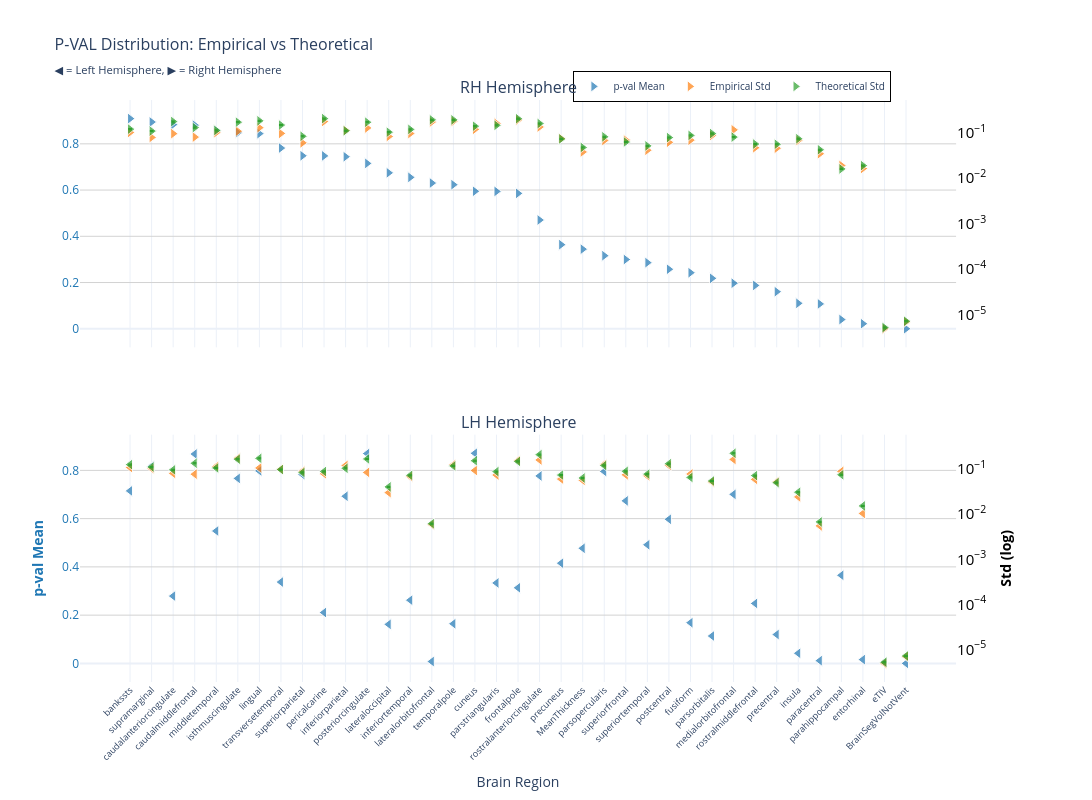
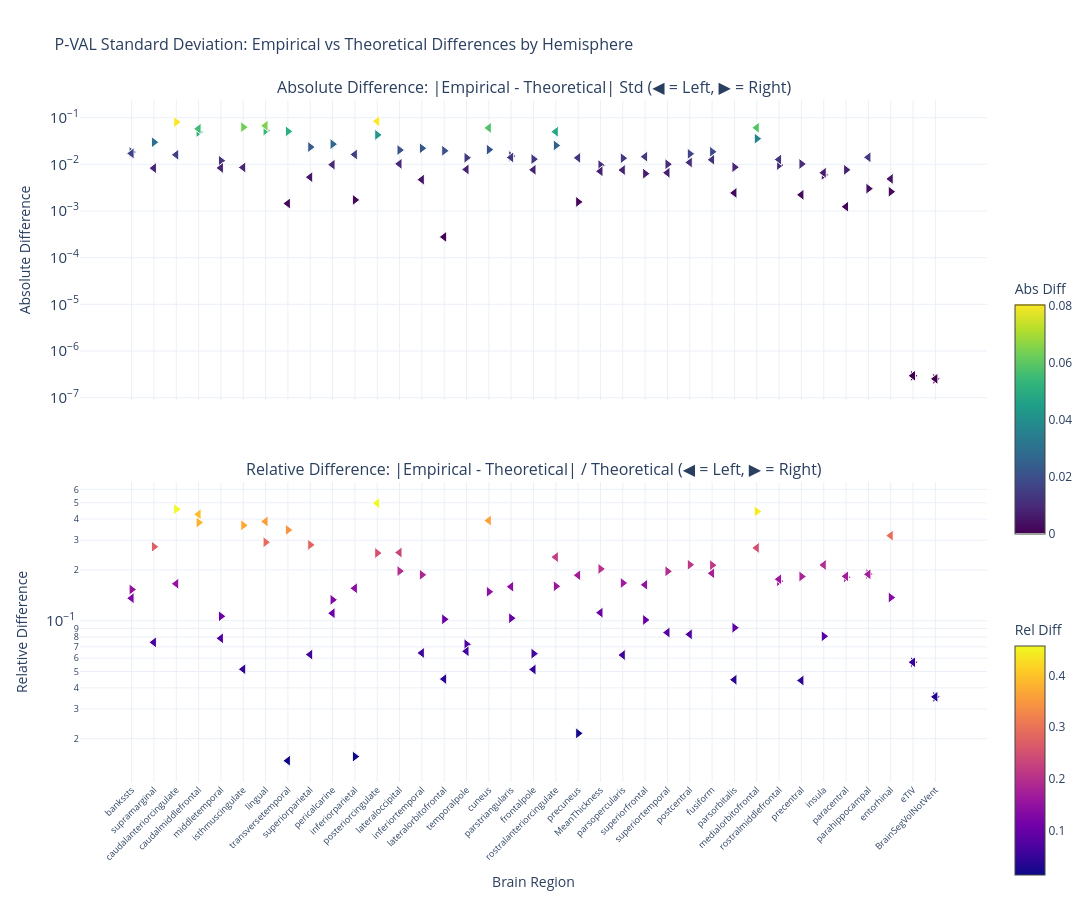

The notebook cell these images were saved under, in order:
### Markdown cell above
### p-value

### Code cell
nu_nav = df_npvr[(df_npvr["timepoint"] == "baseline") & (df_npvr["group"] == "HC-PD")]
data_path = stats_dir / f"student_baseline_{METRIC}.parquet"
df, stats = get_test_stats(
    data_path, stat_functions_F, nu_nav, hemisphere=True, study="baseline",
    raw_values=True,
)
show_figure(stats, hemisphere=True, stat_name="p-val", study="baseline", metric=METRIC)

### Figure 1 — Plotly figure (JSON) as saved in the notebook; plotly's stock layout.template omitted (floating-point values rounded to 4 significant figures)
{"data": [{"hovertemplate": "<b>%{x}</b><br>Mean p-val: %{y:.2f}<br><extra></extra>", "legendgroup": "mean", "marker": {"color": "#1f77b4", "line": {"color": "white", "width": 1}, "opacity": 0.7, "size": 10, "symbol": "triangle-right"}, "mode": "markers", "name": "p-val Mean", "showlegend": true, "type": "scatter", "x": ["bankssts", "supramarginal", "caudalanteriorcingulate", "caudalmiddlefrontal", "middletemporal", "isthmuscingulate", "lingual", "transversetemporal", "superiorparietal", "pericalcarine", "inferiorparietal", "posteriorcingulate", "lateraloccipital", "inferiortemporal", "lateralorbitofrontal", "temporalpole", "cuneus", "parstriangularis", "frontalpole", "rostralanteriorcingulate", "precuneus", "MeanThickness", "parsopercularis", "superiorfrontal", "superiortemporal", "postcentral", "fusiform", "parsorbitalis", "medialorbitofrontal", "rostralmiddlefrontal", "precentral", "insula", "paracentral", "parahippocampal", "entorhinal", "eTIV", "BrainSegVolNotVent"], "xaxis": "x", "y": [0.9091, 0.8944, 0.8833, 0.8809, 0.8564, 0.848, 0.8442, 0.7817, 0.7484, 0.7479, 0.7442, 0.7154, 0.6745, 0.6549, 0.6303, 0.6233, 0.5947, 0.5942, 0.5856, 0.4704, 0.3637, 0.3444, 0.3161, 0.2996, 0.286, 0.2574, 0.2425, 0.2182, 0.1969, 0.1875, 0.1604, 0.1101, 0.1075, 0.03978, 0.02185, 0.002409, 7.135e-05], "yaxis": "y"}, {"hovertemplate": "<b>%{x}</b><br>Empirical Std: %{y:.3f}<br><extra></extra>", "legendgroup": "empirical", "marker": {"color": "#ff7f0e", "line": {"color": "white", "width": 1}, "opacity": 0.7, "size": 10, "symbol": "triangle-right"}, "mode": "markers", "name": "Empirical Std", "showlegend": true, "type": "scatter", "x": ["bankssts", "supramarginal", "caudalanteriorcingulate", "caudalmiddlefrontal", "middletemporal", "isthmuscingulate", "lingual", "transversetemporal", "superiorparietal", "pericalcarine", "inferiorparietal", "posteriorcingulate", "lateraloccipital", "inferiortemporal", "lateralorbitofrontal", "temporalpole", "cuneus", "parstriangularis", "frontalpole", "rostralanteriorcingulate", "precuneus", "MeanThickness", "parsopercularis", "superiorfrontal", "superiortemporal", "postcentral", "fusiform", "parsorbitalis", "medialorbitofrontal", "rostralmiddlefrontal", "precentral", "insula", "paracentral", "parahippocampal", "entorhinal", "eTIV", "BrainSegVolNotVent"], "xaxis": "x", "y": [0.1014, 0.07874, 0.09528, 0.07998, 0.1005, 0.1077, 0.129, 0.09645, 0.05991, 0.1768, 0.1122, 0.1271, 0.08259, 0.09599, 0.1721, 0.1774, 0.1184, 0.1602, 0.1898, 0.1336, 0.07449, 0.03776, 0.06754, 0.06879, 0.04121, 0.06144, 0.06859, 0.08703, 0.1154, 0.04666, 0.04556, 0.06766, 0.0345, 0.019, 0.01632, 4.907e-06, 6.924e-06], "yaxis": "y2"}, {"error_y": {"array": [0.003356, 0.00304, 0.004924, 0.003624, 0.003151, 0.004772, 0.005103, 0.004126, 0.002336, 0.005713, 0.003096, 0.00476, 0.00288, 0.003308, 0.005368, 0.00536, 0.003897, 0.004067, 0.005681, 0.004455, 0.002043, 0.001327, 0.002272, 0.00175, 0.001437, 0.002192, 0.002443, 0.002682, 0.00224, 0.001578, 0.001562, 0.002062, 0.00118, 0.0004477, 0.0005299, 1.457e-07, 2.011e-07], "arrayminus": [0.003263, 0.002956, 0.004787, 0.003523, 0.003063, 0.00464, 0.004962, 0.004012, 0.002271, 0.005555, 0.00301, 0.004628, 0.002801, 0.003216, 0.00522, 0.005211, 0.003789, 0.003954, 0.005524, 0.004331, 0.001986, 0.00129, 0.002209, 0.001702, 0.001397, 0.002131, 0.002375, 0.002608, 0.002178, 0.001534, 0.001519, 0.002005, 0.001147, 0.0004353, 0.0005152, 1.417e-07, 1.955e-07], "color": "#2ca02c", "thickness": 1, "type": "data", "visible": true, "width": 2}, "hovertemplate": "<b>%{x}</b><br>Theoretical Std: %{y:.3f}<br><extra></extra>", "legendgroup": "theoretical", "marker": {"color": "#2ca02c", "line": {"color": "white", "width": 1}, "opacity": 0.7, "size": 10, "symbol": "triangle-right"}, "mode": "markers", "name": "Theoretical Std", "showlegend": true, "type": "scatter", "x": ["bankssts", "supramarginal", "caudalanteriorcingulate", "caudalmiddlefrontal", "middletemporal", "isthmuscingulate", "lingual", "transversetemporal", "superiorparietal", "pericalcarine", "inferiorparietal", "posteriorcingulate", "lateraloccipital", "inferiortemporal", "lateralorbitofrontal", "temporalpole", "cuneus", "parstriangularis", "frontalpole", "rostralanteriorcingulate", "precuneus", "MeanThickness", "parsopercularis", "superiorfrontal", "superiortemporal", "postcentral", "fusiform", "parsorbitalis", "medialorbitofrontal", "rostralmiddlefrontal", "precentral", "insula", "paracentral", "parahippocampal", "entorhinal", "eTIV", "BrainSegVolNotVent"], "xaxis": "x", "y": [0.1198, 0.1085, 0.1757, 0.1293, 0.1125, 0.1703, 0.1821, 0.1473, 0.08336, 0.2039, 0.1105, 0.1699, 0.1028, 0.1181, 0.1916, 0.1913, 0.1391, 0.1451, 0.2028, 0.159, 0.07292, 0.04736, 0.08111, 0.06248, 0.05127, 0.07822, 0.0872, 0.09573, 0.07993, 0.05632, 0.05575, 0.07361, 0.04212, 0.01598, 0.01891, 5.202e-06, 7.178e-06], "yaxis": "y2"}, {"hovertemplate": "<b>%{x}</b><br>Mean p-val: %{y:.2f}<br><extra></extra>", "legendgroup": "mean", "marker": {"color": "#1f77b4", "line": {"color": "white", "width": 1}, "opacity": 0.7, "size": 10, "symbol": "triangle-left"}, "mode": "markers", "name": "p-val Mean", "showlegend": false, "type": "scatter", "x": ["cuneus", "posteriorcingulate", "caudalmiddlefrontal", "supramarginal", "lingual", "parsopercularis", "superiorparietal", "rostralanteriorcingulate", "isthmuscingulate", "bankssts", "medialorbitofrontal", "inferiorparietal", "superiorfrontal", "postcentral", "middletemporal", "superiortemporal", "MeanThickness", "precuneus", "parahippocampal", "transversetemporal", "parstriangularis", "frontalpole", "caudalanteriorcingulate", "inferiortemporal", "rostralmiddlefrontal", "pericalcarine", "fusiform", "temporalpole", "lateraloccipital", "precentral", "parsorbitalis", "insula", "entorhinal", "paracentral", "lateralorbitofrontal", "eTIV", "BrainSegVolNotVent"], "xaxis": "x2", "y": [0.8709, 0.8697, 0.8679, 0.8172, 0.7979, 0.7954, 0.7828, 0.7769, 0.7669, 0.715, 0.7006, 0.6929, 0.6736, 0.5973, 0.5487, 0.4917, 0.4771, 0.4154, 0.3652, 0.3371, 0.3334, 0.3133, 0.2789, 0.2621, 0.2486, 0.2108, 0.1687, 0.1643, 0.1618, 0.1196, 0.1135, 0.04189, 0.01571, 0.01136, 0.007763, 0.002409, 7.135e-05], "yaxis": "y3"}, {"hovertemplate": "<b>%{x}</b><br>Empirical Std: %{y:.3f}<br><extra></extra>", "legendgroup": "empirical", "marker": {"color": "#ff7f0e", "line": {"color": "white", "width": 1}, "opacity": 0.7, "size": 10, "symbol": "triangle-left"}, "mode": "markers", "name": "Empirical Std", "showlegend": false, "type": "scatter", "x": ["cuneus", "posteriorcingulate", "caudalmiddlefrontal", "supramarginal", "lingual", "parsopercularis", "superiorparietal", "rostralanteriorcingulate", "isthmuscingulate", "bankssts", "medialorbitofrontal", "inferiorparietal", "superiorfrontal", "postcentral", "middletemporal", "superiortemporal", "MeanThickness", "precuneus", "parahippocampal", "transversetemporal", "parstriangularis", "frontalpole", "caudalanteriorcingulate", "inferiortemporal", "rostralmiddlefrontal", "pericalcarine", "fusiform", "temporalpole", "lateraloccipital", "precentral", "parsorbitalis", "insula", "entorhinal", "paracentral", "lateralorbitofrontal", "eTIV", "BrainSegVolNotVent"], "xaxis": "x2", "y": [0.09354, 0.08477, 0.07753, 0.1032, 0.1065, 0.1282, 0.08971, 0.1601, 0.1749, 0.109, 0.1645, 0.1207, 0.0749, 0.1214, 0.115, 0.07109, 0.05658, 0.06029, 0.08926, 0.09946, 0.07425, 0.1562, 0.08068, 0.06829, 0.05932, 0.07899, 0.07818, 0.1259, 0.03018, 0.05246, 0.05223, 0.02423, 0.01042, 0.005517, 0.0059, 4.907e-06, 6.924e-06], "yaxis": "y4"}, {"error_y": {"array": [0.004312, 0.004724, 0.003793, 0.003125, 0.004871, 0.00338, 0.002364, 0.005887, 0.00466, 0.003535, 0.006314, 0.002927, 0.002508, 0.00371, 0.002986, 0.002177, 0.001784, 0.002075, 0.002105, 0.002746, 0.002474, 0.004162, 0.002709, 0.002045, 0.002017, 0.002489, 0.001839, 0.003308, 0.001133, 0.001408, 0.001532, 0.0008638, 0.0004287, 0.0001892, 0.0001731, 1.457e-07, 2.011e-07], "arrayminus": [0.004193, 0.004593, 0.003688, 0.003038, 0.004736, 0.003286, 0.002299, 0.005724, 0.004531, 0.003437, 0.006139, 0.002846, 0.002439, 0.003607, 0.002904, 0.002117, 0.001735, 0.002018, 0.002046, 0.00267, 0.002405, 0.004047, 0.002634, 0.001988, 0.001961, 0.00242, 0.001788, 0.003216, 0.001101, 0.001369, 0.001489, 0.0008399, 0.0004168, 0.000184, 0.0001683, 1.417e-07, 1.955e-07], "color": "#2ca02c", "thickness": 1, "type": "data", "visible": true, "width": 2}, "hovertemplate": "<b>%{x}</b><br>Theoretical Std: %{y:.3f}<br><extra></extra>", "legendgroup": "theoretical", "marker": {"color": "#2ca02c", "line": {"color": "white", "width": 1}, "opacity": 0.7, "size": 10, "symbol": "triangle-left"}, "mode": "markers", "name": "Theoretical Std", "showlegend": false, "type": "scatter", "x": ["cuneus", "posteriorcingulate", "caudalmiddlefrontal", "supramarginal", "lingual", "parsopercularis", "superiorparietal", "rostralanteriorcingulate", "isthmuscingulate", "bankssts", "medialorbitofrontal", "inferiorparietal", "superiorfrontal", "postcentral", "middletemporal", "superiortemporal", "MeanThickness", "precuneus", "parahippocampal", "transversetemporal", "parstriangularis", "frontalpole", "caudalanteriorcingulate", "inferiortemporal", "rostralmiddlefrontal", "pericalcarine", "fusiform", "temporalpole", "lateraloccipital", "precentral", "parsorbitalis", "insula", "entorhinal", "paracentral", "lateralorbitofrontal", "eTIV", "BrainSegVolNotVent"], "xaxis": "x2", "y": [0.1539, 0.1686, 0.1354, 0.1115, 0.1739, 0.1206, 0.08439, 0.2101, 0.1663, 0.1262, 0.2254, 0.1045, 0.08952, 0.1324, 0.1066, 0.0777, 0.06369, 0.07407, 0.07512, 0.09801, 0.0883, 0.1486, 0.0967, 0.07299, 0.072, 0.08883, 0.06565, 0.1181, 0.04043, 0.05024, 0.05468, 0.03083, 0.0153, 0.006754, 0.006178, 5.202e-06, 7.178e-06], "yaxis": "y4"}], "layout": {"annotations": [{"font": {"size": 16}, "showarrow": false, "text": "RH Hemisphere", "x": 0.47, "xanchor": "center", "xref": "paper", "y": 1, "yanchor": "bottom", "yref": "paper"}, {"font": {"size": 16}, "showarrow": false, "text": "LH Hemisphere", "x": 0.47, "xanchor": "center", "xref": "paper", "y": 0.425, "yanchor": "bottom", "yref": "paper"}], "height": 800, "hovermode": "x", "legend": {"bgcolor": "rgba(255, 255, 255, 0.9)", "bordercolor": "black", "borderwidth": 1, "font": {"size": 10}, "orientation": "h", "x": 0.7, "xanchor": "center", "y": 1.05}, "title": {"font": {"size": 16}, "text": "P-VAL Distribution: Empirical vs Theoretical<br><sub>◀ = Left Hemisphere, ▶ = Right Hemisphere</sub>"}, "width": 1400, "xaxis": {"anchor": "y", "domain": [0, 0.94], "matches": "x2", "showticklabels": false}, "xaxis2": {"anchor": "y3", "domain": [0, 0.94], "tickangle": -45, "tickfont": {"size": 9}, "title": {"text": "Brain Region"}}, "yaxis": {"anchor": "x", "domain": [0.575, 1], "gridcolor": "lightgray", "showgrid": true, "tickfont": {"color": "#1f77b4"}, "title": {"font": {"color": "#1f77b4"}, "text": ""}}, "yaxis2": {"anchor": "x", "exponentformat": "power", "overlaying": "y", "showgrid": false, "side": "right", "tickfont": {"color": "black"}, "title": {"font": {"color": "black"}, "text": ""}, "type": "log"}, "yaxis3": {"anchor": "x2", "domain": [0, 0.425], "gridcolor": "lightgray", "showgrid": true, "tickfont": {"color": "#1f77b4"}, "title": {"font": {"color": "#1f77b4"}, "text": "<b>p-val Mean</b>"}}, "yaxis4": {"anchor": "x2", "exponentformat": "power", "overlaying": "y3", "showgrid": false, "side": "right", "tickfont": {"color": "black"}, "title": {"font": {"color": "black"}, "text": "<b>Std (log)</b>"}, "type": "log"}}}

### Figure 2 — Plotly figure (JSON) as saved in the notebook; plotly's stock layout.template omitted (floating-point values rounded to 4 significant figures)
{"data": [{"hovertemplate": "<b>%{x}</b><br>Hemisphere: %{text}<br>Abs Diff: %{y:.4f}<br><extra></extra>", "legendgroup": "abs_rh", "marker": {"color": [0.01833, 0.02977, 0.08045, 0.04935, 0.01194, 0.06258, 0.05313, 0.05083, 0.02346, 0.02711, 0.001729, 0.04277, 0.02022, 0.02208, 0.01953, 0.01386, 0.02064, 0.01502, 0.01294, 0.02543, 0.001567, 0.009601, 0.01357, 0.006313, 0.01006, 0.01678, 0.0186, 0.008696, 0.03548, 0.009656, 0.01019, 0.00595, 0.007615, 0.003018, 0.002594, 2.951e-07, 2.54e-07], "colorbar": {"len": 0.4, "title": {"text": "Abs Diff"}, "y": 0.75, "yanchor": "top"}, "colorscale": [[0, "#440154"], [0.1111, "#482878"], [0.2222, "#3e4989"], [0.3333, "#31688e"], [0.4444, "#26828e"], [0.5556, "#1f9e89"], [0.6667, "#35b779"], [0.7778, "#6ece58"], [0.8889, "#b5de2b"], [1, "#fde725"]], "line": {"color": "white", "width": 1}, "showscale": true, "size": 10, "symbol": "triangle-right"}, "mode": "markers", "name": "Absolute (rh)", "showlegend": false, "text": ["rh", "rh", "rh", "rh", "rh", "rh", "rh", "rh", "rh", "rh", "rh", "rh", "rh", "rh", "rh", "rh", "rh", "rh", "rh", "rh", "rh", "rh", "rh", "rh", "rh", "rh", "rh", "rh", "rh", "rh", "rh", "rh", "rh", "rh", "rh", "rh", "rh"], "type": "scatter", "x": ["bankssts", "supramarginal", "caudalanteriorcingulate", "caudalmiddlefrontal", "middletemporal", "isthmuscingulate", "lingual", "transversetemporal", "superiorparietal", "pericalcarine", "inferiorparietal", "posteriorcingulate", "lateraloccipital", "inferiortemporal", "lateralorbitofrontal", "temporalpole", "cuneus", "parstriangularis", "frontalpole", "rostralanteriorcingulate", "precuneus", "MeanThickness", "parsopercularis", "superiorfrontal", "superiortemporal", "postcentral", "fusiform", "parsorbitalis", "medialorbitofrontal", "rostralmiddlefrontal", "precentral", "insula", "paracentral", "parahippocampal", "entorhinal", "eTIV", "BrainSegVolNotVent"], "xaxis": "x", "y": [0.01833, 0.02977, 0.08045, 0.04935, 0.01194, 0.06258, 0.05313, 0.05083, 0.02346, 0.02711, 0.001729, 0.04277, 0.02022, 0.02208, 0.01953, 0.01386, 0.02064, 0.01502, 0.01294, 0.02543, 0.001567, 0.009601, 0.01357, 0.006313, 0.01006, 0.01678, 0.0186, 0.008696, 0.03548, 0.009656, 0.01019, 0.00595, 0.007615, 0.003018, 0.002594, 2.951e-07, 2.54e-07], "yaxis": "y"}, {"hovertemplate": "<b>%{x}</b><br>Hemisphere: %{text}<br>Rel Diff: %{y:.2%}<br><extra></extra>", "legendgroup": "rel_rh", "marker": {"color": [0.1531, 0.2744, 0.4578, 0.3816, 0.1062, 0.3674, 0.2917, 0.3451, 0.2814, 0.1329, 0.01565, 0.2517, 0.1967, 0.187, 0.1019, 0.07243, 0.1484, 0.1035, 0.0638, 0.1599, 0.02149, 0.2027, 0.1673, 0.1011, 0.1962, 0.2145, 0.2134, 0.09084, 0.4438, 0.1715, 0.1828, 0.08082, 0.1808, 0.1889, 0.1372, 0.05674, 0.03539], "colorbar": {"len": 0.4, "title": {"text": "Rel Diff"}, "y": 0.25, "yanchor": "top"}, "colorscale": [[0, "#0d0887"], [0.1111, "#46039f"], [0.2222, "#7201a8"], [0.3333, "#9c179e"], [0.4444, "#bd3786"], [0.5556, "#d8576b"], [0.6667, "#ed7953"], [0.7778, "#fb9f3a"], [0.8889, "#fdca26"], [1, "#f0f921"]], "line": {"color": "white", "width": 1}, "showscale": true, "size": 10, "symbol": "triangle-right"}, "mode": "markers", "name": "Relative (rh)", "showlegend": false, "text": ["rh", "rh", "rh", "rh", "rh", "rh", "rh", "rh", "rh", "rh", "rh", "rh", "rh", "rh", "rh", "rh", "rh", "rh", "rh", "rh", "rh", "rh", "rh", "rh", "rh", "rh", "rh", "rh", "rh", "rh", "rh", "rh", "rh", "rh", "rh", "rh", "rh"], "type": "scatter", "x": ["bankssts", "supramarginal", "caudalanteriorcingulate", "caudalmiddlefrontal", "middletemporal", "isthmuscingulate", "lingual", "transversetemporal", "superiorparietal", "pericalcarine", "inferiorparietal", "posteriorcingulate", "lateraloccipital", "inferiortemporal", "lateralorbitofrontal", "temporalpole", "cuneus", "parstriangularis", "frontalpole", "rostralanteriorcingulate", "precuneus", "MeanThickness", "parsopercularis", "superiorfrontal", "superiortemporal", "postcentral", "fusiform", "parsorbitalis", "medialorbitofrontal", "rostralmiddlefrontal", "precentral", "insula", "paracentral", "parahippocampal", "entorhinal", "eTIV", "BrainSegVolNotVent"], "xaxis": "x2", "y": [0.1531, 0.2744, 0.4578, 0.3816, 0.1062, 0.3674, 0.2917, 0.3451, 0.2814, 0.1329, 0.01565, 0.2517, 0.1967, 0.187, 0.1019, 0.07243, 0.1484, 0.1035, 0.0638, 0.1599, 0.02149, 0.2027, 0.1673, 0.1011, 0.1962, 0.2145, 0.2134, 0.09084, 0.4438, 0.1715, 0.1828, 0.08082, 0.1808, 0.1889, 0.1372, 0.05674, 0.03539], "yaxis": "y2"}, {"hovertemplate": "<b>%{x}</b><br>Hemisphere: %{text}<br>Abs Diff: %{y:.4f}<br><extra></extra>", "legendgroup": "abs_lh", "marker": {"color": [0.06037, 0.08383, 0.05783, 0.008297, 0.06739, 0.007552, 0.005315, 0.05004, 0.008578, 0.01714, 0.06087, 0.01627, 0.01461, 0.01099, 0.008379, 0.006608, 0.007109, 0.01377, 0.01415, 0.00145, 0.01405, 0.007634, 0.01601, 0.004701, 0.01268, 0.009839, 0.01254, 0.00778, 0.01025, 0.002222, 0.002443, 0.006598, 0.004884, 0.001238, 0.0002787, 2.951e-07, 2.54e-07], "colorbar": {"len": 0.4, "title": {"text": "Abs Diff"}, "y": 0.75, "yanchor": "top"}, "colorscale": [[0, "#440154"], [0.1111, "#482878"], [0.2222, "#3e4989"], [0.3333, "#31688e"], [0.4444, "#26828e"], [0.5556, "#1f9e89"], [0.6667, "#35b779"], [0.7778, "#6ece58"], [0.8889, "#b5de2b"], [1, "#fde725"]], "line": {"color": "white", "width": 1}, "showscale": false, "size": 10, "symbol": "triangle-left"}, "mode": "markers", "name": "Absolute (lh)", "showlegend": false, "text": ["lh", "lh", "lh", "lh", "lh", "lh", "lh", "lh", "lh", "lh", "lh", "lh", "lh", "lh", "lh", "lh", "lh", "lh", "lh", "lh", "lh", "lh", "lh", "lh", "lh", "lh", "lh", "lh", "lh", "lh", "lh", "lh", "lh", "lh", "lh", "lh", "lh"], "type": "scatter", "x": ["cuneus", "posteriorcingulate", "caudalmiddlefrontal", "supramarginal", "lingual", "parsopercularis", "superiorparietal", "rostralanteriorcingulate", "isthmuscingulate", "bankssts", "medialorbitofrontal", "inferiorparietal", "superiorfrontal", "postcentral", "middletemporal", "superiortemporal", "MeanThickness", "precuneus", "parahippocampal", "transversetemporal", "parstriangularis", "frontalpole", "caudalanteriorcingulate", "inferiortemporal", "rostralmiddlefrontal", "pericalcarine", "fusiform", "temporalpole", "lateraloccipital", "precentral", "parsorbitalis", "insula", "entorhinal", "paracentral", "lateralorbitofrontal", "eTIV", "BrainSegVolNotVent"], "xaxis": "x", "y": [0.06037, 0.08383, 0.05783, 0.008297, 0.06739, 0.007552, 0.005315, 0.05004, 0.008578, 0.01714, 0.06087, 0.01627, 0.01461, 0.01099, 0.008379, 0.006608, 0.007109, 0.01377, 0.01415, 0.00145, 0.01405, 0.007634, 0.01601, 0.004701, 0.01268, 0.009839, 0.01254, 0.00778, 0.01025, 0.002222, 0.002443, 0.006598, 0.004884, 0.001238, 0.0002787, 2.951e-07, 2.54e-07], "yaxis": "y"}, {"hovertemplate": "<b>%{x}</b><br>Hemisphere: %{text}<br>Rel Diff: %{y:.2%}<br><extra></extra>", "legendgroup": "rel_lh", "marker": {"color": [0.3923, 0.4972, 0.4272, 0.0744, 0.3876, 0.0626, 0.06298, 0.2381, 0.05158, 0.1359, 0.2701, 0.1557, 0.1632, 0.083, 0.07861, 0.08505, 0.1116, 0.1859, 0.1883, 0.01479, 0.1591, 0.05139, 0.1656, 0.0644, 0.1761, 0.1108, 0.191, 0.06589, 0.2535, 0.04423, 0.04469, 0.214, 0.3192, 0.1833, 0.0451, 0.05674, 0.03539], "colorbar": {"len": 0.4, "title": {"text": "Rel Diff"}, "y": 0.25, "yanchor": "top"}, "colorscale": [[0, "#0d0887"], [0.1111, "#46039f"], [0.2222, "#7201a8"], [0.3333, "#9c179e"], [0.4444, "#bd3786"], [0.5556, "#d8576b"], [0.6667, "#ed7953"], [0.7778, "#fb9f3a"], [0.8889, "#fdca26"], [1, "#f0f921"]], "line": {"color": "white", "width": 1}, "showscale": false, "size": 10, "symbol": "triangle-left"}, "mode": "markers", "name": "Relative (lh)", "showlegend": false, "text": ["lh", "lh", "lh", "lh", "lh", "lh", "lh", "lh", "lh", "lh", "lh", "lh", "lh", "lh", "lh", "lh", "lh", "lh", "lh", "lh", "lh", "lh", "lh", "lh", "lh", "lh", "lh", "lh", "lh", "lh", "lh", "lh", "lh", "lh", "lh", "lh", "lh"], "type": "scatter", "x": ["cuneus", "posteriorcingulate", "caudalmiddlefrontal", "supramarginal", "lingual", "parsopercularis", "superiorparietal", "rostralanteriorcingulate", "isthmuscingulate", "bankssts", "medialorbitofrontal", "inferiorparietal", "superiorfrontal", "postcentral", "middletemporal", "superiortemporal", "MeanThickness", "precuneus", "parahippocampal", "transversetemporal", "parstriangularis", "frontalpole", "caudalanteriorcingulate", "inferiortemporal", "rostralmiddlefrontal", "pericalcarine", "fusiform", "temporalpole", "lateraloccipital", "precentral", "parsorbitalis", "insula", "entorhinal", "paracentral", "lateralorbitofrontal", "eTIV", "BrainSegVolNotVent"], "xaxis": "x2", "y": [0.3923, 0.4972, 0.4272, 0.0744, 0.3876, 0.0626, 0.06298, 0.2381, 0.05158, 0.1359, 0.2701, 0.1557, 0.1632, 0.083, 0.07861, 0.08505, 0.1116, 0.1859, 0.1883, 0.01479, 0.1591, 0.05139, 0.1656, 0.0644, 0.1761, 0.1108, 0.191, 0.06589, 0.2535, 0.04423, 0.04469, 0.214, 0.3192, 0.1833, 0.0451, 0.05674, 0.03539], "yaxis": "y2"}], "layout": {"annotations": [{"font": {"size": 16}, "showarrow": false, "text": "Absolute Difference: |Empirical - Theoretical| Std (◀ = Left, ▶ = Right)", "x": 0.5, "xanchor": "center", "xref": "paper", "y": 1, "yanchor": "bottom", "yref": "paper"}, {"font": {"size": 16}, "showarrow": false, "text": "Relative Difference: |Empirical - Theoretical| / Theoretical (◀ = Left, ▶ = Right)", "x": 0.5, "xanchor": "center", "xref": "paper", "y": 0.44, "yanchor": "bottom", "yref": "paper"}], "height": 900, "hovermode": "x unified", "showlegend": false, "title": {"font": {"size": 16}, "text": "P-VAL Standard Deviation: Empirical vs Theoretical Differences by Hemisphere"}, "width": 1400, "xaxis": {"anchor": "y", "domain": [0, 1], "showticklabels": false}, "xaxis2": {"anchor": "y2", "domain": [0, 1], "tickangle": -45, "tickfont": {"size": 9}, "title": {"text": "Brain Region"}}, "yaxis": {"anchor": "x", "domain": [0.56, 1], "exponentformat": "power", "title": {"text": "Absolute Difference"}, "type": "log"}, "yaxis2": {"anchor": "x2", "domain": [0, 0.44], "exponentformat": "power", "title": {"text": "Relative Difference"}, "type": "log"}}}
